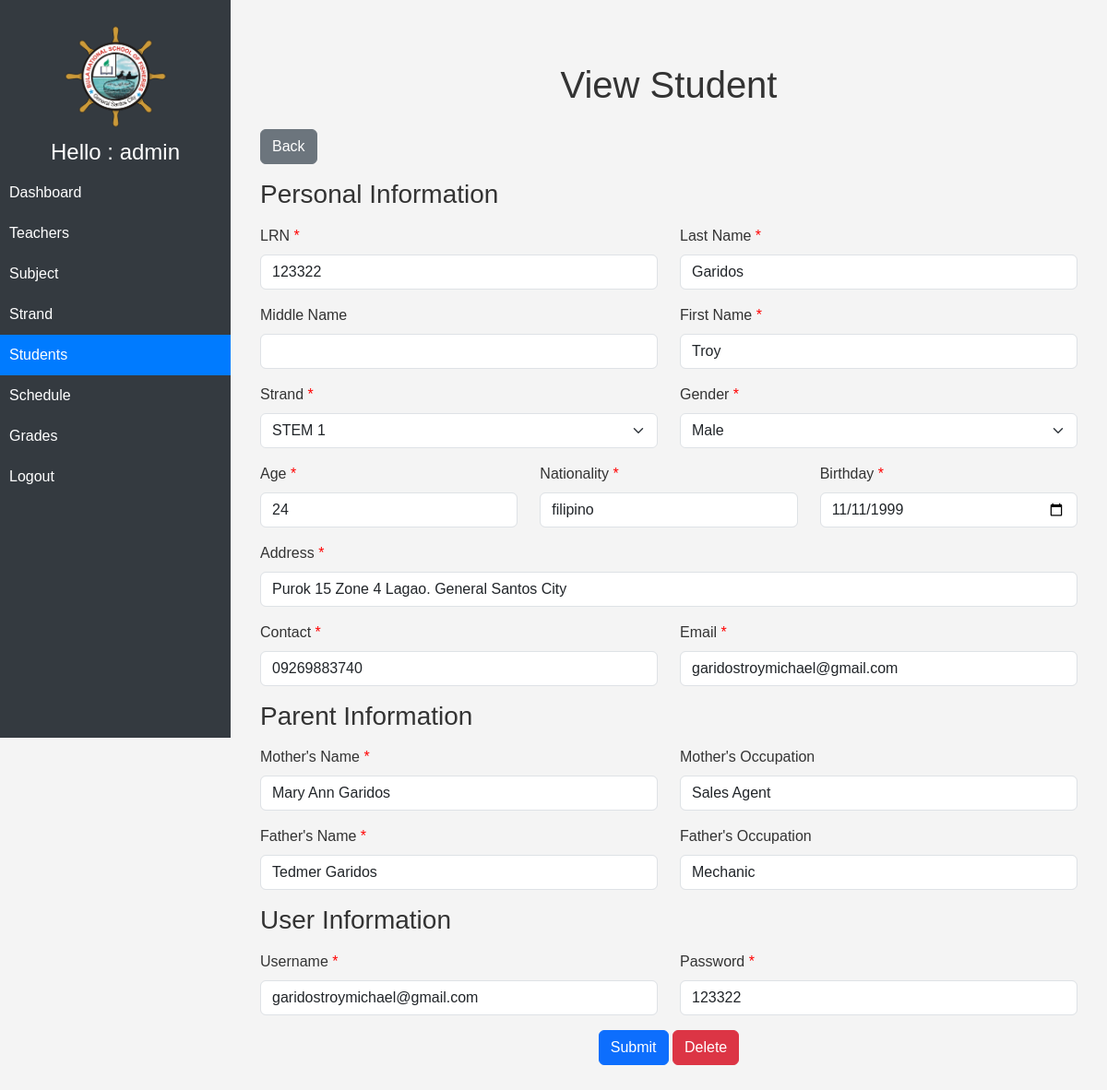
The page /modules/student/view.php?id=1 (signed in) on the database its author committed.
### tables this page shows
CREATE TABLE `student` (
  `id` int(11) NOT NULL,
  `lrn` varchar(100) NOT NULL,
  `first_name` varchar(100) NOT NULL,
  `middle_name` varchar(100) DEFAULT NULL,
  `last_name` varchar(100) NOT NULL,
  `gender` varchar(100) NOT NULL,
  `age` int(11) NOT NULL,
  `nationality` varchar(50) NOT NULL,
  `birthday` date NOT NULL,
  `address` varchar(255) NOT NULL,
  `contact` varchar(20) NOT NULL,
  `email` varchar(100) NOT NULL,
  `mothers_name` varchar(100) NOT NULL,
  `mothers_occupation` varchar(100) DEFAULT NULL,
  `fathers_name` varchar(100) NOT NULL,
  `fathers_occupation` varchar(100) DEFAULT NULL,
  `strand` varchar(100) NOT NULL,
  `username` varchar(100) NOT NULL,
  `password` varchar(255) NOT NULL,
  `del_status` enum('active','deleted') DEFAULT 'active',
  `created_at` timestamp NOT NULL DEFAULT current_timestamp(),
  `updated_at` timestamp NOT NULL DEFAULT current_timestamp() ON UPDATE current_timestamp()
);

### modules/student/view.php (the view, shortened to what this page needs)
<!DOCTYPE html>
<html lang="en">
<head>
  <link rel="stylesheet" href="../../assets/css/bootstrap5.3.0/bootstrap.min.css">
  <link rel="stylesheet" href="../../assets/css/navbar.css">
  <link rel="stylesheet" href="../../assets/css/styles.css">
</head>
<body>
<?php
include "../../db_conn.php";
if (isset($_GET['id'])) {
    $id = $_GET['id'];
    $query = "SELECT s.*, CONCAT(t.name) AS strand_name
    FROM student s
    LEFT JOIN strand t ON s.strand = t.id
    WHERE s.del_status != 'deleted' AND s.id = '$id'
    ORDER BY s.id DESC;";
    $result = mysqli_query($conn, $query);
    $student = mysqli_fetch_assoc($result);
} else {
    header("Location: index.php?error=No student ID specified.");
    exit();
}
?>
<?php include "../../navbar.php"; ?>
<div class="content" id="content">
<div class="container my-5">
  <h1 class="text-center mb-4">View Student</h1>
  <a href="index.php" class="btn btn-secondary mb-3">
    <i class="bi bi-arrow-left"></i> Back
  </a>
  <form action="update.php?id=<?php echo $student['id']; ?>" method="POST">
    <div class="row mb-3">
      <h3 class="mb-3">Personal Information</h3>
      <div class="col-md-6">
        <label for="lrn" class="form-label required">LRN</label>
        <input type="text" class="form-control" id="lrn" name="lrn" required
        value="<?php echo $student['lrn']; ?>">
      </div>
      <div class="col-md-6">
        <label for="last_name" class="form-label required">Last Name</label>
        <input type="text" class="form-control" id="last_name" name="last_name" required
        value="<?php echo $student['last_name']; ?>">
      </div>
    </div>
    <div class="row mb-3">
      <div class="col-md-6">
        <label for="middle_name" class="form-label">Middle Name</label>
        <input type="text" class="form-control" id="middle_name" name="middle_name"
        value="<?php echo $student['middle_name']; ?>">
      </div>
      <div class="col-md-6">
        <label for="first_name" class="form-label required">First Name</label>
        <input type="text" class="form-control" id="first_name" name="first_name" required
        value="<?php echo $student['first_name']; ?>">
      </div>
    </div>
    <div class="row mb-3">
      <div class="col-md-6">
        <label for="strand" class="form-label required">Strand</label>
        <select class="form-select" id="strand" name="strand" required>
          <option hidden value="<?php echo $student['strand']; ?>"><?php echo $student['strand_name']; ?></option>
        </select>
      </div>
      <div class="col-md-6">
        <label for="gender" class="form-label required">Gender</label>
        <select class="form-select" id="gender" name="gender" required>
          <option hidden value="<?php echo $student['gender']; ?>"><?php echo $student['gender']; ?></option>
        </select>
      </div>
    </div>
    <div class="row mb-3">
      <div class="col-md-4">
        <label for="age" class="form-label required">Age</label>
        <input type="number" class="form-control" id="age" name="age" required
        value="<?php echo $student['age']; ?>">
      </div>
      <div class="col-md-4">
        <label for="nationality" class="form-label required">Nationality</label>
        <input type="text" class="form-control" id="nationality" name="nationality" required
        value="<?php echo $student['nationality']; ?>">
      </div>
      <div class="col-md-4">
        <label for="birthday" class="form-label required">Birthday</label>
        <input type="date" class="form-control" id="birthday" name="birthday" required
        value="<?php echo $student['birthday']; ?>">
      </div>
    </div>
    <div class="mb-3">
      <label for="address" class="form-label required">Address</label>
      <input type="text" class="form-control" id="address" name="address" required
      value="<?php echo $student['address']; ?>">
    </div>
    <div class="row mb-3">
      <div class="col-md-6">
        <label for="contact" class="form-label required">Contact</label>
        <input type="text" class="form-control" id="contact" name="contact" required
        value="<?php echo $student['contact']; ?>">
      </div>
      <div class="col-md-6">
        <label for="email" class="form-label required">Email</label>
        <input type="email" class="form-control" id="email" name="email" required
        value="<?php echo $student['email']; ?>">
      </div>
    </div>
    <h3 class="mb-3">Parent Information</h3>
    <div class="row mb-3">
      <div class="col-md-6">
        <label for="mothers_name" class="form-label required">Mother's Name</label>
        <input type="text" class="form-control" id="mothers_name" name="mothers_name" required
        value="<?php echo $student['mothers_name']; ?>">
      </div>
      <div class="col-md-6">
        <label for="mothers_occupation" class="form-label">Mother's Occupation</label>
        <input type="text" class="form-control" id="mothers_occupation" name="mothers_occupation"
        value="<?php echo $student['mothers_occupation']; ?>">
      </div>
    </div>
    <div class="row mb-3">
      <div class="col-md-6">
        <label for="fathers_name" class="form-label required">Father's Name</label>
        <input type="text" class="form-control" id="fathers_name" name="fathers_name" required
        value="<?php echo $student['fathers_name']; ?>">
      </div>
      <div class="col-md-6">
        <label for="fathers_occupation" class="form-label">Father's Occupation</label>
        <input type="text" class="form-control" id="fathers_occupation" name="fathers_occupation"
        value="<?php echo $student['fathers_occupation']; ?>">
      </div>
    </div>
    <h3 class="mb-3">User Information</h3>
        <div class="row mb-3">
          <div class="col-md-6">
            <label for="username" class="form-label required">Username</label>
            <input type="text" class="form-control" id="username" name="username" required readonly
            value="<?php echo $student['username']; ?>">
          </div>
          <div class="col-md-6">
            <label for="password" class="form-label required">Password</label>
            <input type="text" class="form-control" id="password" name="password" readonly
            value="<?php echo $student['password']; ?>">
          </div>
        </div>
    <div class="text-center">
      <button type="submit" class="btn btn-primary">Submit</button>
      <button type="button" class="btn btn-danger" id="deleteButton">
        <i class="bi bi-trash"></i> Delete
      </button>
    </div>
  </form>
</div>
</body>
</html>

### assets/css/navbar.css (style rules this page uses)
.content { margin-left: 250px; padding: 20px; }

### assets/css/styles.css (style rules this page uses)
body { font-family: Arial, sans-serif; background-color: #f4f4f4; color: #333; }
.required::after { content: " *"; color: red; }

### rows shown on the page
student: lrn "123322", last_name "Garidos", first_name "Troy", gender "Male", age "24", nationality "filipino", birthday "11/11/1999", address "Purok 15 Zone 4 Lagao. General Santos City", contact "09269883740", email "garidostroymichael@gmail.com", mothers_name "Mary Ann Garidos", mothers_occupation "Sales Agent", fathers_name "Tedmer Garidos", fathers_occupation "Mechanic", username "garidostroymichael@gmail.com", password "123322"

### other values the page prints
$_SESSION['username'] "admin"
form field strand "STEM 1"
